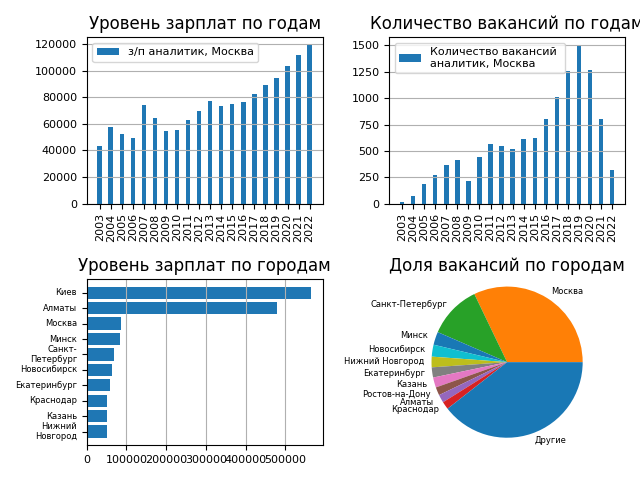

Source code (Python):
import math
from statistics import mean
import openpyxl
from openpyxl.styles import Font, Border, Side
import matplotlib.pyplot as plt
import numpy as np
from matplotlib import ticker
import pdfkit
from jinja2 import Environment, FileSystemLoader
import pandas as pd


class Report:
    def __init__(self, vacancy, reg, list_by_area, list_by_year, others_info):
        self.generate_image(vacancy, reg, list_by_area, list_by_year, others_info)
        self.generate_pdf(vacancy, reg, list_by_area, list_by_year)

    @staticmethod
    def generate_pdf(vacancy, reg, list_by_area, list_by_year):
        env = Environment(loader=FileSystemLoader('./templates'))
        template = env.get_template("task_3_4_3.html")

        pdf_template = template.render(
            {'name': vacancy_name, "region": reg, 'list_by_year': list_by_year, 'list_by_area': list_by_area,
             'area_td_1': list(list_by_area[0].keys()), 'area_td_2': list(list_by_area[0].values()),
             'area_td_3': list(list_by_area[1].keys()), 'area_td_4': list(list_by_area[1].values())})

        options = {'enable-local-file-access': None}
        config = pdfkit.configuration(wkhtmltopdf=r'C:\Program Files (x86)\wkhtmltopdf\bin\wkhtmltopdf.exe')
        pdfkit.from_string(pdf_template, '3.4.3.pdf', configuration=config, options=options)

    @staticmethod
    def generate_image(vacancy, reg, list_by_area, list_by_year, others_info):
        x_nums = np.arange(len(list_by_year[0].keys()))
        width = 0.4
        fig = plt.figure()

        ax = fig.add_subplot(221)
        ax.set_title("Уровень зарплат по годам")
        ax.bar(x_nums, list_by_year[0].values(), width, label=f"з/п {vacancy.lower()}, {reg}")
        ax.legend(fontsize=8)
        ax.set_xticks(x_nums, list_by_year[0].keys(), rotation="vertical")
        ax.tick_params(axis="both", labelsize=8)
        ax.grid(True, axis="y")

        ax = fig.add_subplot(222)
        ax.set_title("Количество вакансий по годам")
        ax.bar(x_nums, list_by_year[1].values(), width, label=f"Количество вакансий \n{vacancy.lower()}, {reg}")
        ax.tick_params(axis="both", labelsize=8)
        ax.set_xticks(x_nums, list_by_year[1].keys(), rotation="vertical")
        ax.legend(fontsize=8)
        ax.grid(True, axis="y")

        width = 0.8
        y_ticks_cities = np.arange(len(list_by_area[0].keys()))
        y_ticks_cities_names = {}
        for key, value in list_by_area[0].items():
            if "-" in key or " " in key:
                key = key.replace("-", "-\n")
                key = key.replace(" ", "\n")
            y_ticks_cities_names[key] = value

        ax = fig.add_subplot(223)
        ax.set_title("Уровень зарплат по городам")
        ax.barh(y_ticks_cities, list_by_area[0].values(), width, align="center")
        ax.xaxis.set_major_locator(ticker.MultipleLocator(100000))
        ax.set_yticks(y_ticks_cities, labels=y_ticks_cities_names.keys(), horizontalalignment="right",
                      verticalalignment="center")
        ax.tick_params(axis="x", labelsize=8)
        ax.tick_params(axis="y", labelsize=6)
        ax.invert_yaxis()
        ax.grid(True, axis="x")

        ax = fig.add_subplot(224)
        ax.set_title("Доля вакансий по городам")
        list_by_area[1]["Другие"] = others
        ax.pie(list_by_area[1].values(), labels=list_by_area[1].keys(), textprops={'size': 6},
               colors=["#ff8006", "#28a128", "#1978b5", "#0fbfd0",
                       "#bdbe1c", "#808080", "#e478c3", "#8d554a",
                       "#9567be", "#d72223", "#1978b5", "#ff8006"])
        ax.axis('equal')

        plt.tight_layout()
        plt.savefig("3.4.3.png")


def set_salary_with_cur(salary_from, salary_to, currency, published_at):
    published_at = published_at[1] + "/" + published_at[0]
    currency_value = 0

    if currency != "RUR" and (currency == currency):
        if currency in ["BYN", "BYR", "EUR", "KZT", "UAH", "USD"]:
            currency = "BYR" if currency == "BYN" else currency
            df_currency_from_api_row = df_currency_from_api.loc[df_currency_from_api["date"] == published_at]
            currency_value = df_currency_from_api_row[currency].values[0]
    elif currency == "RUR":
        currency_value = 1

    return check_conditions(salary_from, salary_to, currency_value)


def check_conditions(salary_from, salary_to, currency_value):
    from_nan = math.isnan(salary_from)
    to_nan = math.isnan(salary_to)

    if from_nan and not to_nan:
        return salary_to * currency_value
    elif not from_nan and to_nan:
        return salary_from * currency_value
    elif not from_nan and not to_nan:
        return mean([salary_from, salary_to]) * currency_value


def sort_dict(dict_to_sort, key):
    if key == "По ключу":
        sorted_dict = {}
        for key in sorted(dict_to_sort):
            sorted_dict[key] = dict_to_sort[key]
        return sorted_dict
    if key == "По значению":
        sorted_tuples = sorted(dict_to_sort.items(), key=lambda item: item[1], reverse=True)[:10]
        sorted_dict = {k: v for k, v in sorted_tuples}
        return sorted_dict


file_name = input("Введите название файла: ")
vacancy_name = input("Введите название профессии: ")
region = input("Введите название региона: ")
df = pd.read_csv(file_name)
df_currency_from_api = pd.read_csv("3.3.1.csv")
vacancy_salary, vacancy_count, salaries_areas, vacancies_areas = {}, {}, {}, {}

df["years"] = df["published_at"].apply(lambda date: int(".".join(date[:4].split("-"))))
years = df["years"].unique()

df["salary"] = df.apply(
    lambda row: set_salary_with_cur(row["salary_from"], row["salary_to"], row["salary_currency"],
                                    row["published_at"][:7].split("-")), axis=1)
df = df[df["salary"].notnull()]

df_vacancy = df[df["name"].str.contains(vacancy_name)]
for year in years:
    df_vacancy_sorted = df_vacancy[(df_vacancy['years'] == year) & (df_vacancy['area_name'] == region)]
    if not df_vacancy_sorted.empty:
        vacancy_salary[year] = int(df_vacancy_sorted['salary'].mean())
        vacancy_count[year] = len(df_vacancy_sorted)

vacancies = len(df)
df["count"] = df.groupby("area_name")['area_name'].transform("count")
df_norm = df[df['count'] >= 0.01 * vacancies]
cities = list(df_norm["area_name"].unique())
others = len(df[df['count'] < 0.01 * vacancies]) / vacancies

for city in cities:
    df_s = df_norm[df_norm['area_name'] == city]
    salaries_areas[city] = int(df_s['salary'].mean())
    vacancies_areas[city] = round(len(df_s) / len(df), 4)

print("Уровень зарплат по городам (в порядке убывания):", sort_dict(salaries_areas, "По значению"))
print("Доля вакансий по городам (в порядке убывания):", sort_dict(vacancies_areas, "По значению"))
print("Динамика уровня зарплат по годам для выбранной профессии и региона:", sort_dict(vacancy_salary, "По ключу"))
print("Динамика количества вакансий по годам для выбранной профессии и региона:", sort_dict(vacancy_count, "По ключу"))

dicts_by_area = [sort_dict(salaries_areas, "По значению"), sort_dict(vacancies_areas, "По значению")]
dicts_by_year = [sort_dict(vacancy_salary, "По ключу"), sort_dict(vacancy_count, "По ключу")]

report = Report(vacancy_name, region, dicts_by_area, dicts_by_year, others)
